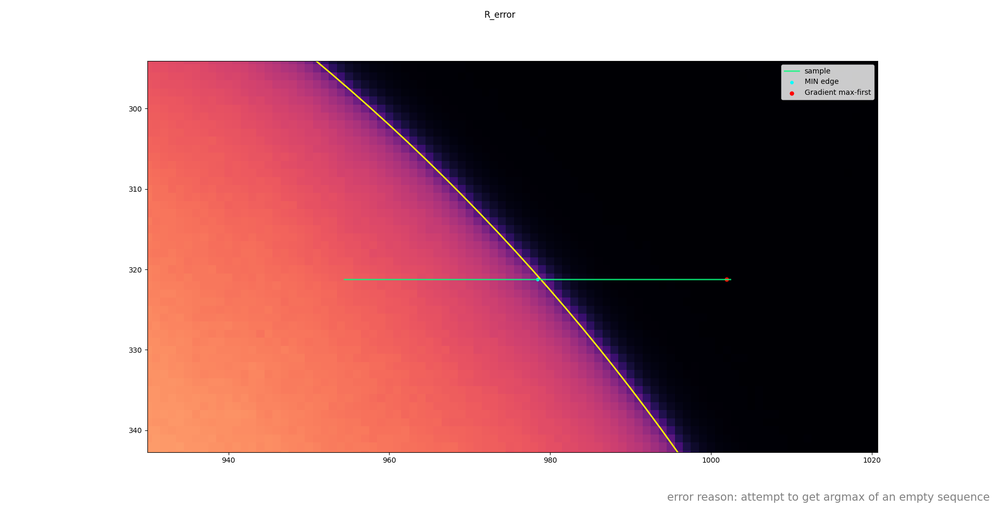
#> input picture data_souces/solveERROR0609_Gradient-max-first_index=47.png, 1000 x 508 px, shrunk from 1920 x 975 before the run
$ python MIN2_ignore_sunspots.py
#> lines starting #> are read from the running program, lines starting #| are printed output that depends on the picture

import cv2
import numpy as np
import matplotlib.pyplot as plt
"""
最小二乗法による円の検出を行う関数を作成します。
一度検出した近似円の内側にある点のうち、近似円の外側にある点だけから近似した円からlimbwigth*(3/2)の
範囲にないもんは黒点とみなします。
"""

def cut_and_sampling(sun_threshold):#imgの画像をnで分割、太陽の縁の点をsampling
    #画像を分割して実際の縁の点を収集
    spots=[]#実際の縁の点を格納するための配列
    for line_xy in ("x_line","y_line"):#x_lineは横線、y_lineは縦線
        for i in range(1,divnum):
            place = height * i // divnum      if line_xy == "x_line" else width * i // divnum#分割線の位置を計算
            line = img[place,:].astype(float) if line_xy == "x_line" else img[:, place].astype(float)#分割線に沿った画素値を取得
            if np.max(line) <= sun_threshold:#太陽像上を通るか
                continue
            grad_t = np.diff(line)#一回微分
            max_idx = int(np.argmax(grad_t)) # 最大値のインデックス
            min_idx = int(np.argmin(grad_t)) # 最小値のインデックス
            if line_xy=="x_line":
                spots.append([max_idx, place])
                spots.append([min_idx, place])
            elif line_xy=="y_line":
                spots.append([place, max_idx])
                spots.append([place, min_idx])
    return spots#縁の点の座標を返す

def fit_circle(spots):#縁の点のサンプルを受け取って円のstatusを返す。
    if len(spots)<3:
        print("点が3点未満のため、円を作成できません。")
        raise(f"点不足{show_circle(spots,False)}")
    x,y=np.array([s[0] for s in spots],dtype=float),np.array([s[1] for s in spots],dtype=float)
    mat_A = np.c_[x, y, np.ones(len(x))]
    vec_B = -(x**2 + y**2)
    res, _, _, _ = np.linalg.lstsq(mat_A, vec_B, rcond=None)
    A, B, C = res
    cx = -A / 2
    cy = -B / 2
    R = np.sqrt(cx**2 + cy**2 - C)
    return [cx,cy,R]

def show_circle(spots=[],cir_stat=False):#円のstatusを受け取って、画像に円と縁の点を描画して表示する。
    fig, ax = plt.subplots()#figとaxの作成
    ax.imshow(img, cmap="magma")#画像をグレースケールで表示
    if cir_stat != False:#cir_statがFalseでないなら、円を描画
        cx,cy,R=cir_stat[0],cir_stat[1],cir_stat[2]
        circle = plt.Circle((cx, cy), R, fill=False, color='orange', linewidth=2)#結果の円を描画
        ax.add_patch(circle)###
    if len(spots) > 0:
        x, y = zip(*spots)
        ax.scatter(x, y, color='red', label='Edges', s=50)
    # 座標ラベルを表示
    for xi, yi in zip(x, y):
        ax.text(xi, yi, f"({xi:.0f}, {yi:.0f})",
                color="#8917fd", fontsize=8,
                ha="left", va="bottom")

    #画像の分割線を描画
    lines=[]
    for xy in ["x","y"]:#各分割線のlistを作成
        lines.append([])
        for nn in range(divnum) :
            ap=width/divnum if xy =="x" else height/divnum
            lines[-1].append(ap*(nn+1))
    for li in lines[0]:#x方向の分割線を描画
        ax.axvline(int(li), color='white', linestyle='--', alpha=0.3)
    for li in lines[1]:#y方向の分割線を描画
        ax.axhline(int(li), color='white', linestyle='--', alpha=0.3)

    # nの値を左上に固定表示
    ax.text(.05,.9, f"n={divnum}",
            color="cyan", fontsize=10,
            transform=ax.transAxes)
    ax.legend()###
    ax.axis('equal')###
    plt.show()#windowで表示

def MIN2_ignore_sunspots(readed_img:np.ndarray,n=10,light_threshold=50,filter_times=3,limb_wigth=24,show=False,debug=False):
    """
    img:読み込んだ画像を渡してください
    n:画像格子の分割数
    light_threshold:太陽の明るさの基準です。

    """
    #===基本的な変数をglobalで宣言===
    global divnum#分割数、引数ではnとして受け取っている。
    divnum=n
    global img#読み込んだ画像
    img=readed_img
    global height, width#画像の高さと幅
    height, width = img.shape

    #円の情報[cx, cy, R]
    spots=cut_and_sampling(light_threshold)#spots=[[x1,y1],[x2,y2],...]の形式で、縁の点の座標を格納したlist
    cx,cy,r=fit_circle(spots)#一回目の円情報
    print(f"first circle{show_circle(spots,(cx,cy,r))}") if debug and show else None#一回目の円を表示debug用
    for filtime in  range(filter_times):#何度か繰り返すことでふくすうの黒点にも対応
        #===MIN2の外側の点を抽出===
        outside_spots=[]
        for i in range(len(spots)):
            if int(((spots[i][0]-cx)**2+(spots[i][1]-cy)**2)**(1/2))>r:
                outside_spots.append(spots[i])
        if len(outside_spots)>2:
            #外側の点が３つ以上ないと以下の解析はできないが、 そもそもそのような場合は、黒点の影響は受けていない
            cxo,cyo,ro=fit_circle(np.array(outside_spots, dtype=float))#外側の点だけで円を作成
            print(f"only outside circle{show_circle(outside_spots,(cxo,cyo,ro))}") if debug and show else None#外側の点だけで作成した円を表示

            #===外側の点の円からlimb_wigthの範囲にない内側の点を抽出===
            sunspot=False
            print (f"外側の点の数:{len(outside_spots)},全体の点の数:{len(spots)}") if debug else None
            pop_queue=[]#削除する点のindexを格納するlist
            for i, spot in enumerate(spots):
                x=spot[0]
                y=spot[1]
                if not spot in outside_spots:#内側の点だけ
                    if (x-cxo)**2 > (y-cyo)**2:#円のRLTBのうちRLなら、
                        min2far = np.sqrt(ro**2-(y-cyo)**2)
                        print(f"x,y:{x,y} min2far:{min2far},y-cyo:{np.abs(cyo-y)}") if debug else None
                        if min2far-np.abs(cxo-x) > limb_wigth:
                            sunspot=True
                            pop_queue.append(i)
                    else:#円のRLTBのうちTBなら
                        min2far = np.sqrt(ro**2-(x-cxo)**2)
                        print(f"x,y:{x,y} min2far:{min2far},x-cxo:{np.abs(cxo-x)}") if debug else None
                        if min2far-np.abs(cyo-y) > limb_wigth:
                            sunspot=True
                            pop_queue.append(i)
            # 削除する点を一括で削除
            for i in reversed(pop_queue):
                spots.pop(i)
            if sunspot:
                #黒点とみなされない点だけで円を作成
                cx,cy,r=fit_circle(np.array(spots, dtype=float))
            else:
                break
        else:
            break
        if show:
            show_circle(spots,(cx,cy,r))
    return (cx,cy),r

if __name__== "__main__":
    from tkinter.filedialog import askopenfilename
    picpath=askopenfilename(title="画像を選択してください", filetypes=[("Image files", "*.jpg;*.jpeg;*.png;*.tiff")])
#> the answer given: data_souces/solveERROR0609_Gradient-max-first_index=47.png
    from time import time
    start = time()
    print("cx,cy,r=",MIN2_ignore_sunspots(cv2.imread(picpath,0),filter_times=2,show=True,debug=True))
#> in MIN2_ignore_sunspots, `divnum=n`: divnum = 10
#> in MIN2_ignore_sunspots, `img=readed_img`:
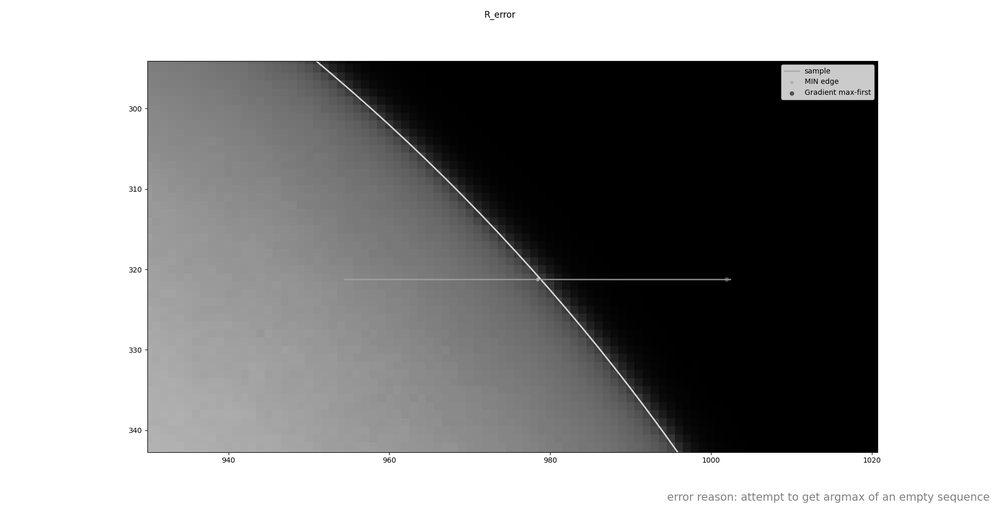
#> img: shape (508, 1000); min 0, max 255, mean 150.1
#> after the loop in cut_and_sampling, `for line_xy in ("x_line","y_line"):#x_lineは横線、y_lineは縦線`: spots = 36 pairs, first value 0 to 900, second value 0 to 499
#> in fit_circle, `x,y=np.array([s[0] for s in spots],dtype=float),np.array([s[1] for s i..`: x = 36 values, max 900 at index 34, min 0 at index 0, mean 474.8; y = 36 values, max 499 at index 34, min 0 at index 18, mean 253.9
#> in fit_circle, `mat_A = np.c_[x, y, np.ones(len(x))]`: mat_A = 36 rows, first 8: [0, 50, 1], [0, 50, 1], [877, 101, 1], [146, 101, 1], [877, 152, 1], [146, 152, 1], [877, 203, 1], [146, 203, 1]
#> in fit_circle, `vec_B = -(x**2 + y**2)`: vec_B = 36 values, max -2500 at index 0, min -1059001 at index 34, mean -422109.4
#> in fit_circle, `res, _, _, _ = np.linalg.lstsq(mat_A, vec_B, rcond=None)`: res = [-976.2, -445, 154391.5]
#> in fit_circle, `A, B, C = res`: A = -976.2; B = -445; C = 154391.5
#> in fit_circle, `cx = -A / 2`: cx = 488.1
#> in fit_circle, `cy = -B / 2`: cy = 222.5
#> in fit_circle, `R = np.sqrt(cx**2 + cy**2 - C)`: R = 365.2
#> in MIN2_ignore_sunspots, `cx,cy,r=fit_circle(spots)#一回目の円情報`: cx = 488.1; cy = 222.5; r = 365.2
#> in show_circle, `cx,cy,R=cir_stat[0],cir_stat[1],cir_stat[2]`: cx = 488.1; cy = 222.5; R = 365.2
#> the loop in show_circle, `for xi, yi in zip(x, y):` made 36 passes
#> (xi, yi) on passes 1 to 12: (0, 50), (0, 50), (877, 101), (146, 101), (877, 152), (146, 152), (877, 203), (146, 203), (877, 254), (146, 254), (877, 304), (146, 304)
#> after the loop in show_circle, `for xy in ["x","y"]:#各分割線のlistを作成`: lines = [[100, 200, 300, 400, 500, 600, 700, 800, 900, 1000], [50.8, 101.6, 152.4, 203.2, 254, 304.8, 355.6, 406.4, 457.2, 508]]
#> the loop in show_circle, `for li in lines[0]:#x方向の分割線を描画` made 10 passes
#> li on passes 1 to 10: 100, 200, 300, 400, 500, 600, 700, 800, 900, 1000
#> the loop in show_circle, `for li in lines[1]:#y方向の分割線を描画` made 10 passes
#> li on passes 1 to 10: 50.8, 101.6, 152.4, 203.2, 254, 304.8, 355.6, 406.4, 457.2, 508
#> in show_circle, `plt.show()#windowで表示`:
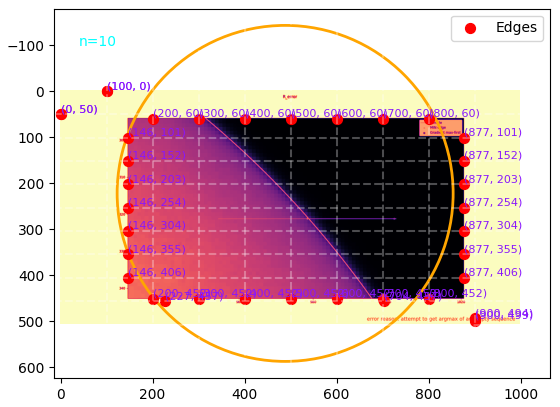
#> figure drawn by matplotlib, 1 panel
#| first circleNone
#> the loop in MIN2_ignore_sunspots, `for filtime in  range(filter_times):#何度か繰り返すことでふくすうの黒点にも対応` made 2 passes
#> (cxo, cyo) on pass 1: (478.8, 197.4)
#> (printed output is left out)
#> pass 1, in show_circle (call 2), `plt.show()#windowで表示`:
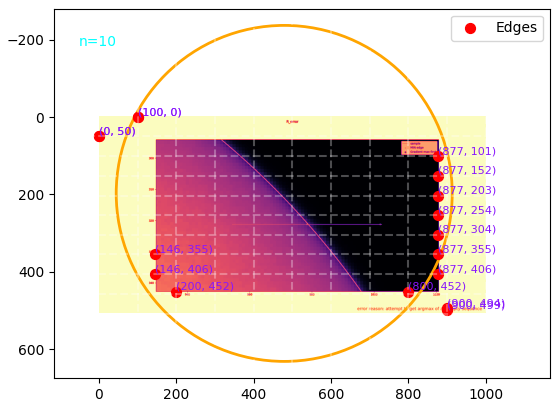
#> figure drawn by matplotlib, 1 panel
#> pass 2, in show_circle (call 4), `plt.show()#windowで表示`:
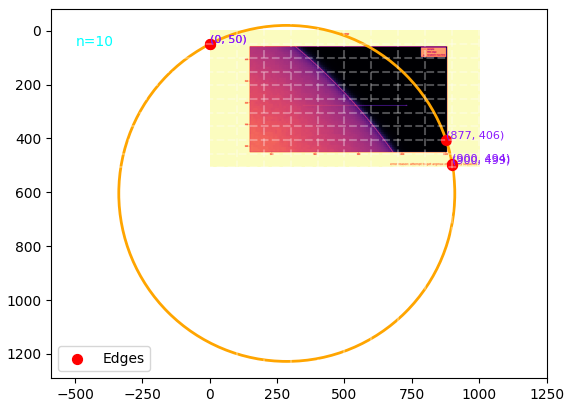
#> figure drawn by matplotlib, 1 panel
#> pass 2, in show_circle (call 5), `plt.show()#windowで表示`:
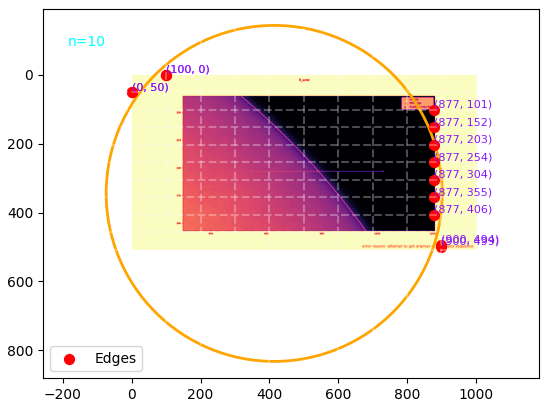
#> figure drawn by matplotlib, 1 panel
#> after the loop in MIN2_ignore_sunspots, `for filtime in  range(filter_times):#何度か繰り返すことでふくすうの黒点にも対応`: spots = [[0, 50], [0, 50], [877, 101], [877, 152], [877, 203], [877, 254], [877, 304], [877, 355], [877, 406], [100, 0], [100, 0], [900, 499], [900, 494]]
    print(f"処理時間:{time()-start}秒")
